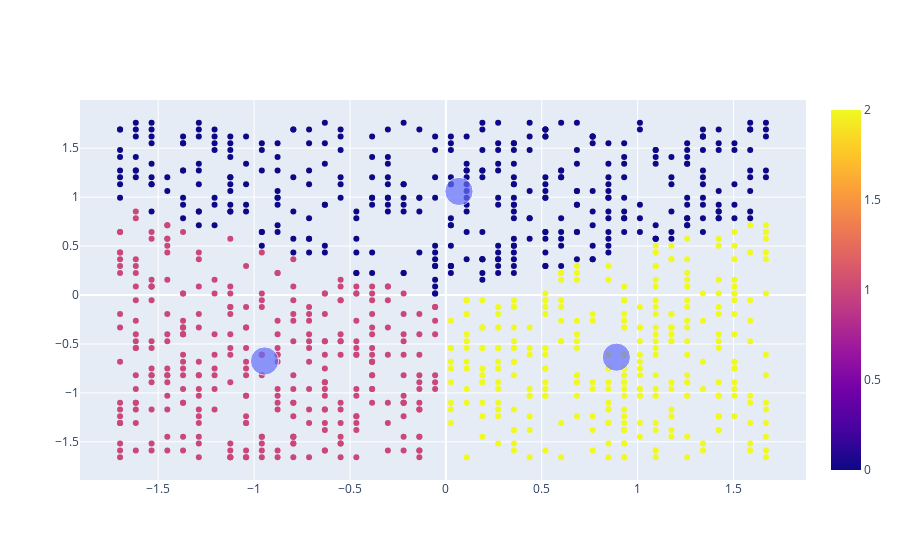

Notebook code for this chart:
### Code cell
grafico1 = px.scatter(x=base_bpm[:,0], y=base_bpm[:,1], color=rotulo)
grafico2 = px.scatter(x=centroides[:,0], y=centroides[:,1], size=[15,15,15])
grafico3 = go.Figure(data = grafico1.data + grafico2.data)
grafico3

### Figure 1 — Plotly figure (JSON) as saved in the notebook; plotly's stock layout.template omitted (floating-point values rounded to 4 significant figures; data arrays with more than 128 entries replaced by an {"elided": "..."} marker saying what was removed)
{"data": [{"hovertemplate": "x=%{x}<br>y=%{y}<br>color=%{marker.color}<extra></extra>", "legendgroup": "", "marker": {"color": {"elided": "973 int values"}, "coloraxis": "coloraxis", "symbol": "circle"}, "mode": "markers", "name": "", "orientation": "v", "showlegend": false, "type": "scatter", "x": {"elided": "973 float values"}, "xaxis": "x", "y": {"elided": "973 float values"}, "yaxis": "y"}, {"hovertemplate": "x=%{x}<br>y=%{y}<br>size=%{marker.size}<extra></extra>", "legendgroup": "", "marker": {"color": "#636efa", "size": [15, 15, 15], "sizemode": "area", "sizeref": 0.0375, "symbol": "circle"}, "mode": "markers", "name": "", "orientation": "v", "showlegend": false, "type": "scatter", "x": [0.06817, -0.9456, 0.8887], "xaxis": "x", "y": [1.058, -0.6743, -0.6352], "yaxis": "y"}], "layout": {}}
